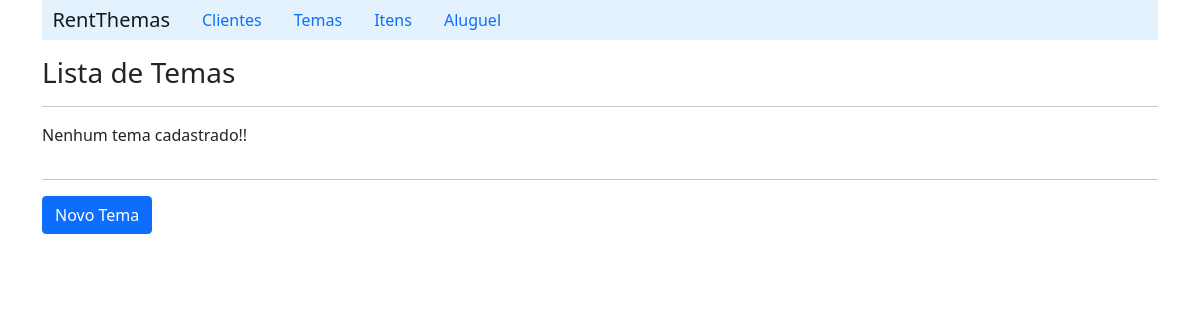
The app's page /listTheme/, older data.
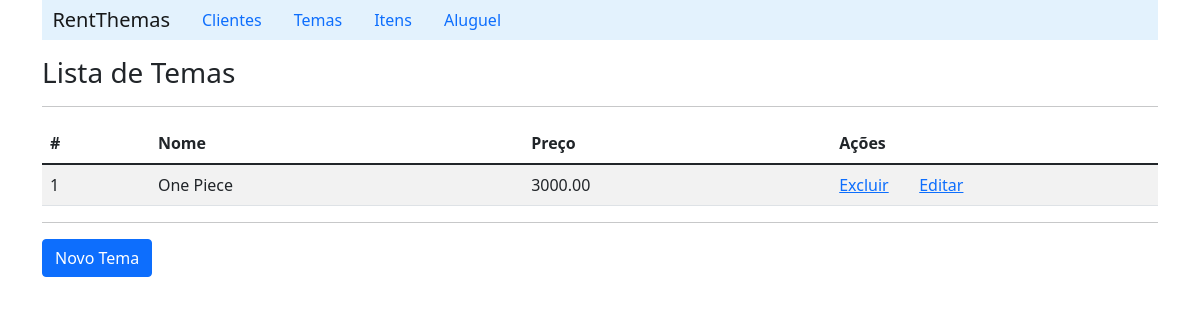
The same page, newer data.
### aluguel/models.py (models this page shows, shortened)
class Theme(models.Model):
    name = models.CharField(max_length=20, blank=False)
    color = models.CharField(max_length=10)
    price = models.FloatField()
    itens =  models.ManyToManyField('Item', related_name='themes')

### aluguel/views.py (the view)
# urls.py: path('listTheme/', ThemeViews.listTheme),
    def listTheme(request):
        themes_list = ThemeDao().list_all() #Theme.objects.all()
        context = {'theme_list': themes_list}
        return render(request, 'theme/listTheme.html', context)

### aluguel/daos.py (called while the page is built)
    def list_all(self):
        return Theme.objects.all()

### aluguel/templates/theme/listTheme.html (shortened to what this page needs)
{% extends "index.html" %}
    {% block content %}
        <h3>Lista de Temas</h3>
        <hr>
        <table class="table table-striped">
            {% if theme_list %}
                <thead>
                    <tr>
                        <th scope="col">#</th>
                        <th scope="col">Nome</th>
                        <th scope="col">Preço</th>
                        <th scope="col">Ações</th>
                        <th scope="col"></th>
                    </tr>
                </thead>
                {% for theme in theme_list%}
                    <tr>
                        <td>{{theme.id}}</td>
                        <td>{{theme.name}}</td>
                        <td>{{theme.price | floatformat:2}}</td>
                        <td width='80'><a href="/deleteTheme/{{theme.id}}">Excluir</a></td>
                        <td><a href="/detailTheme/{{theme.id}}">Editar</a></td>
                    </tr>
                {% endfor %}
            {% else %}
                <p>Nenhum tema cadastrado!!</p>
            {%endif%}
        </table>
        <hr>
        <a class="btn btn-primary" href="/formTheme">Novo Tema</a>
    {% endblock %}

Row changes from the older to the newer data that the page shows:
added Theme: id "1", name "One Piece", price "3000.00"
Text that changed along with them:
text no longer shown: "Nenhum tema cadastrado!!"
text now shown: "# Nome Preço Ações"
